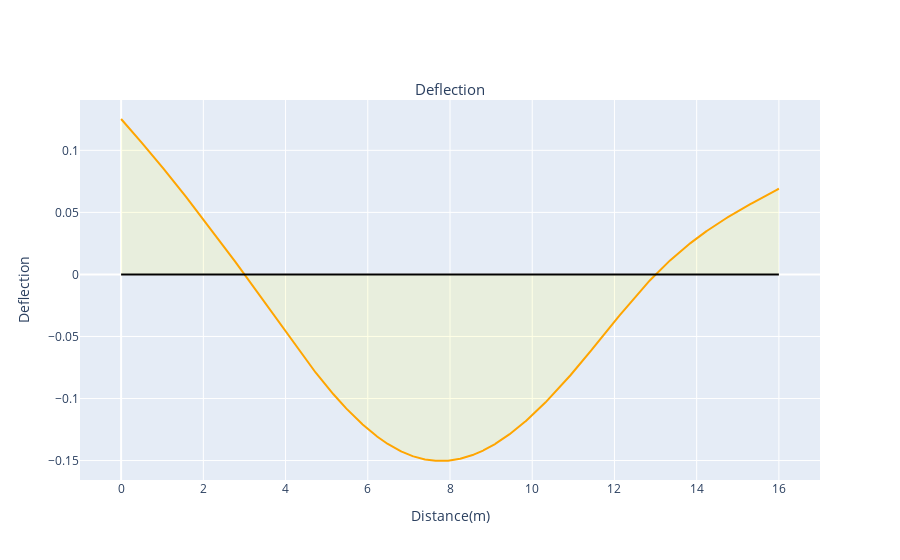

The code cell stored with this chart in its notebook:
### Markdown cell above
Plotting Deflection

### Code cell
layout = go.Layout(
    title = {'text':'Deflection', 'y':0.85,'x':0.5,'xanchor':'center','yanchor':'top'},
    titlefont = dict(size=15),    
    yaxis = dict(title="Deflection"),
    xaxis = dict(title="Distance(m)",range = [-1,span+1] ),
    showlegend = False,
)

#Define the deflected shape trace
line = go.Scatter(
    x = X,
    y = Deflection,
    mode = 'lines',
    name = 'deflection',
    line_color = 'orange',
    fill = 'tonexty',
    fillcolor = 'rgba(255,255,0,0.1)'
)

axis = go.Scatter(
    x = [0,span],
    y = [0,0],
    mode = 'lines',
    line_color = 'black'
)

#Generate Plot
fig = go.Figure(data=[line,axis],layout=layout)
py.offline.iplot(fig)

### Figure 1 — Plotly figure (JSON) as saved in the notebook; plotly's stock layout.template omitted (floating-point values rounded to 4 significant figures; data arrays with more than 128 entries replaced by an {"elided": "..."} marker saying what was removed)
{"data": [{"fill": "tonexty", "fillcolor": "rgba(255,255,0,0.1)", "line": {"color": "orange"}, "mode": "lines", "name": "deflection", "type": "scatter", "x": {"elided": "3201 float values"}, "y": {"elided": "3201 float values"}}, {"line": {"color": "black"}, "mode": "lines", "type": "scatter", "x": [0, 16], "y": [0, 0]}], "layout": {"showlegend": false, "title": {"font": {"size": 15}, "text": "Deflection", "x": 0.5, "xanchor": "center", "y": 0.85, "yanchor": "top"}, "xaxis": {"range": [-1, 17], "title": {"text": "Distance(m)"}}, "yaxis": {"title": {"text": "Deflection"}}}}
